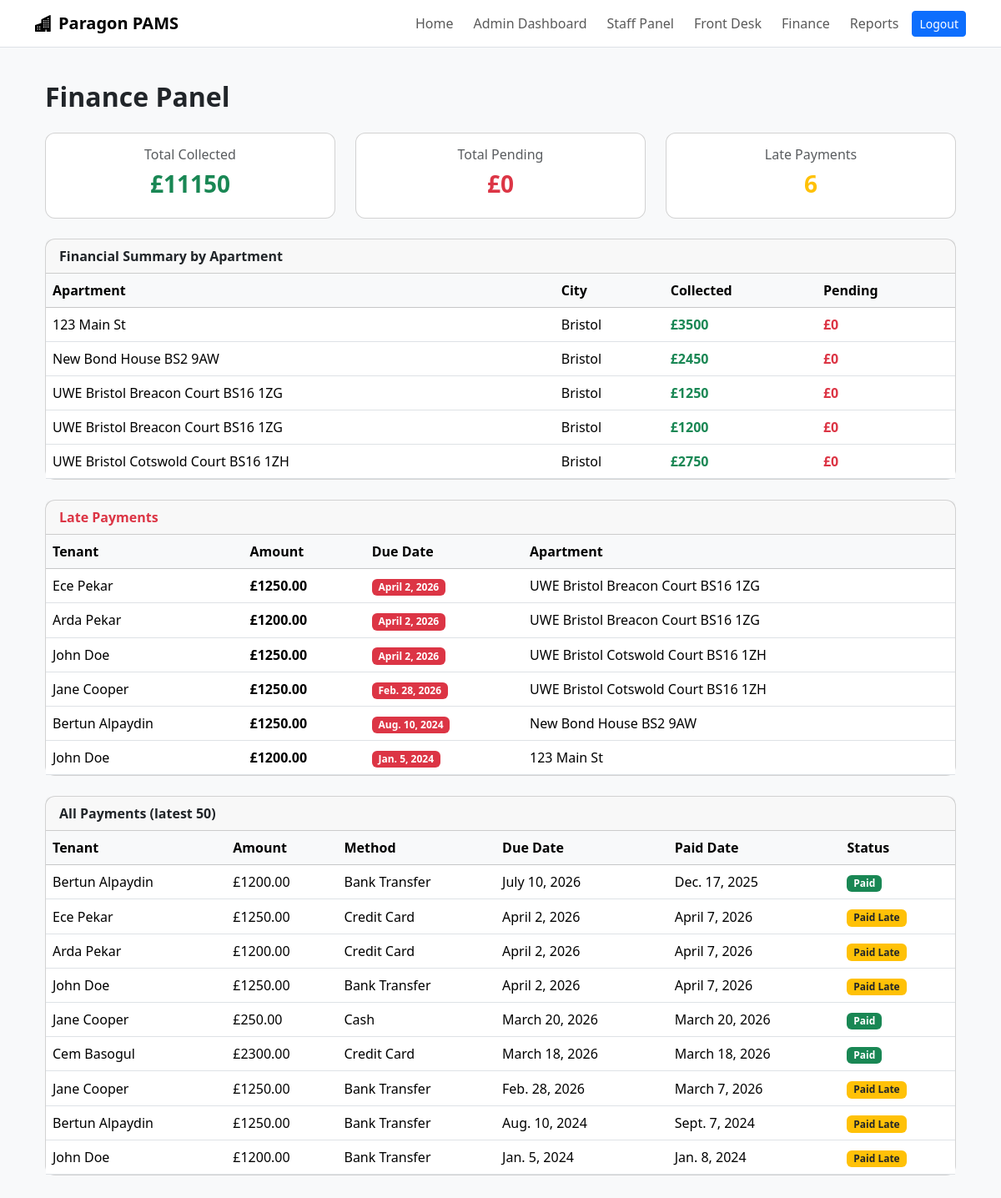
Screenshot of /finance/ (signed in) with the database file from the repository.
### core/models.py (models this page shows, shortened)
class Apartment(models.Model):
    address = models.CharField(max_length=255)
    city = models.ForeignKey(City, on_delete=models.CASCADE)
    bedrooms = models.IntegerField()
    bathrooms = models.DecimalField(max_digits=3, decimal_places=1)
    rent = models.DecimalField(max_digits=10, decimal_places=2)
    available = models.BooleanField(default=True)

class City(models.Model):
    name = models.CharField(max_length=100)
    state = models.CharField(max_length=100, blank=True)
    country = models.CharField(max_length=100, default='UK')
    zipcode = models.CharField(max_length=10, blank=True)

class Payment(models.Model):
    tenant = models.ForeignKey(Tenant, on_delete=models.CASCADE)
    lease = models.ForeignKey(Lease, on_delete=models.CASCADE)
    amount = models.DecimalField(max_digits=10, decimal_places=2)
    due_date = models.DateField()
    paid_date = models.DateField(null=True, blank=True)
    METHOD_CHOICES = [
        ('cash', 'Cash'),
        ('check', 'Check'),
        ('credit_card', 'Credit Card'),
        ('bank_transfer', 'Bank Transfer'),
    ]
    method = models.CharField(max_length=50, choices=METHOD_CHOICES)
    @property
    def is_late(self):
        if self.paid_date and self.paid_date > self.due_date:
            return True
        if not self.paid_date and timezone.now().date() > self.due_date:
            return True
        return False

class Tenant(models.Model):
    user = models.OneToOneField(User, on_delete=models.CASCADE, null=True, blank=True)
    first_name = models.CharField(max_length=100)
    last_name = models.CharField(max_length=100)
    email = models.EmailField(unique=True)
    phone = models.CharField(max_length=15)
    date_of_birth = models.DateField()
    ni_number = models.CharField(max_length=20, blank=True)  # National Insurance

class Lease(models.Model):
    tenant = models.ForeignKey(Tenant, on_delete=models.CASCADE)
    apartment = models.ForeignKey(Apartment, on_delete=models.CASCADE)
    start_date = models.DateField()
    end_date = models.DateField()
    rent_amount = models.DecimalField(max_digits=10, decimal_places=2)
    deposit = models.DecimalField(max_digits=10, decimal_places=2, default=0)
    early_termination_requested = models.BooleanField(default=False)
    early_termination_date = models.DateField(null=True, blank=True)
    early_termination_penalty = models.DecimalField(max_digits=10, decimal_places=2, default=0)

### core/views.py (the view)
# urls.py: path('finance/', views.finance_panel, name='finance_panel'),
@login_required
def finance_panel(request):
    if request.user.role not in ['FINANCE', 'ADMIN', 'MANAGER']:
        return redirect('tenant_dashboard')
    all_payments = Payment.objects.select_related('tenant', 'lease__apartment').order_by('-due_date')
    late_payments = [p for p in all_payments if p.is_late]
    total_collected = all_payments.filter(paid_date__isnull=False).aggregate(total=Sum('amount'))['total'] or 0
    total_pending = all_payments.filter(paid_date__isnull=True).aggregate(total=Sum('amount'))['total'] or 0
    apartments = Apartment.objects.all()
    apt_summary = []
    for apt in apartments:
        collected = Payment.objects.filter(
            lease__apartment=apt, paid_date__isnull=False
        ).aggregate(total=Sum('amount'))['total'] or 0
        pending = Payment.objects.filter(
            lease__apartment=apt, paid_date__isnull=True
        ).aggregate(total=Sum('amount'))['total'] or 0
        apt_summary.append({
            'apartment': apt,
            'collected': collected,
            'pending': pending,
        })
    return render(request, 'admin/finance_panel.html', {
        'all_payments': all_payments[:50],
        'late_payments': late_payments,
        'total_collected': total_collected,
        'total_pending': total_pending,
        'apt_summary': apt_summary,
    })

### core/templates/admin/finance_panel.html (shortened to what this page needs)
{% extends "base.html" %}
{% block content %}
<div class="container py-3">
  <h2 class="fw-bold mb-4">Finance Panel</h2>
  <div class="row g-4 mb-4">
    <div class="col-md-4">
      <div class="card text-center h-100">
        <div class="card-body">
          <h6 class="text-muted">Total Collected</h6>
          <h3 class="fw-bold text-success">£{{ total_collected }}</h3>
        </div>
      </div>
    </div>
    <div class="col-md-4">
      <div class="card text-center h-100">
        <div class="card-body">
          <h6 class="text-muted">Total Pending</h6>
          <h3 class="fw-bold text-danger">£{{ total_pending }}</h3>
        </div>
      </div>
    </div>
    <div class="col-md-4">
      <div class="card text-center h-100">
        <div class="card-body">
          <h6 class="text-muted">Late Payments</h6>
          <h3 class="fw-bold text-warning">{{ late_payments|length }}</h3>
        </div>
      </div>
    </div>
  </div>
  <div class="card mb-4">
    <div class="card-header fw-semibold">Financial Summary by Apartment</div>
    <div class="table-responsive">
      <table class="table table-hover align-middle mb-0">
        <thead class="table-light">
          <tr><th>Apartment</th><th>City</th><th>Collected</th><th>Pending</th></tr>
        </thead>
        <tbody>
          {% for row in apt_summary %}
          <tr>
            <td>{{ row.apartment.address }}</td>
            <td>{{ row.apartment.city.name }}</td>
            <td class="text-success fw-semibold">£{{ row.collected }}</td>
            <td class="text-danger fw-semibold">£{{ row.pending }}</td>
          </tr>
          {% empty %}
          <tr><td colspan="4" class="text-center text-muted p-3">No data.</td></tr>
          {% endfor %}
        </tbody>
      </table>
    </div>
  </div>
  {% if late_payments %}
  <div class="card mb-4">
    <div class="card-header fw-semibold text-danger">Late Payments</div>
    <div class="table-responsive">
      <table class="table table-hover align-middle mb-0">
        <thead class="table-light">
          <tr><th>Tenant</th><th>Amount</th><th>Due Date</th><th>Apartment</th></tr>
        </thead>
        <tbody>
          {% for payment in late_payments %}
          <tr>
            <td>{{ payment.tenant.first_name }} {{ payment.tenant.last_name }}</td>
            <td class="fw-semibold">£{{ payment.amount }}</td>
            <td><span class="badge bg-danger">{{ payment.due_date }}</span></td>
            <td>{{ payment.lease.apartment.address }}</td>
          </tr>
          {% endfor %}
        </tbody>
      </table>
    </div>
  </div>
  {% endif %}
  <div class="card">
    <div class="card-header fw-semibold">All Payments (latest 50)</div>
    <div class="table-responsive">
      <table class="table table-hover align-middle mb-0">
        <thead class="table-light">
          <tr><th>Tenant</th><th>Amount</th><th>Method</th><th>Due Date</th><th>Paid Date</th><th>Status</th></tr>
        </thead>
        <tbody>
          {% for payment in all_payments %}
          <tr>
            <td>{{ payment.tenant.first_name }} {{ payment.tenant.last_name }}</td>
            <td>£{{ payment.amount }}</td>
            <td>{{ payment.get_method_display }}</td>
            <td>{{ payment.due_date }}</td>
            <td>{{ payment.paid_date|default:"—" }}</td>
            <td>
              {% if payment.paid_date %}
                {% if payment.is_late %}
                  <span class="badge bg-warning text-dark">Paid Late</span>
                {% else %}
                  <span class="badge bg-success">Paid</span>
                {% endif %}
              {% else %}
                <span class="badge bg-danger">Unpaid</span>
              {% endif %}
            </td>
          </tr>
          {% empty %}
          <tr><td colspan="6" class="text-center text-muted p-3">No payments.</td></tr>
          {% endfor %}
        </tbody>
      </table>
    </div>
  </div>
</div>
{% endblock %}

### core/templates/base.html (style rules this page uses)
body { background-color: #f8f9fa; }
.card { border-radius: 12px; }

### rows the page displays
Apartment: apartment.address "123 Main St", apartment.city.name "Bristol", collected "3500", pending "0"
Apartment: apartment.address "New Bond House BS2 9AW", apartment.city.name "Bristol", collected "2450", pending "0"
Apartment: apartment.address "UWE Bristol Breacon Court BS16 1ZG", apartment.city.name "Bristol", collected "1250", pending "0"
Apartment: apartment.address "UWE Bristol Breacon Court BS16 1ZG", apartment.city.name "Bristol", collected "1200", pending "0"
Apartment: apartment.address "UWE Bristol Cotswold Court BS16 1ZH", apartment.city.name "Bristol", collected "2750", pending "0"
Payment: tenant.first_name "Ece", tenant.last_name "Pekar", amount "1250.00", due_date "April 2, 2026", lease.apartment.address "UWE Bristol Breacon Court BS16 1ZG", method "Credit Card", paid_date "April 7, 2026", shows "Paid Late"
Payment: tenant.first_name "Arda", tenant.last_name "Pekar", amount "1200.00", due_date "April 2, 2026", lease.apartment.address "UWE Bristol Breacon Court BS16 1ZG", method "Credit Card", paid_date "April 7, 2026", shows "Paid Late"
Payment: tenant.first_name "John", tenant.last_name "Doe", amount "1250.00", due_date "April 2, 2026", lease.apartment.address "UWE Bristol Cotswold Court BS16 1ZH", method "Bank Transfer", paid_date "April 7, 2026", shows "Paid Late"
Payment: tenant.first_name "Jane", tenant.last_name "Cooper", amount "1250.00", due_date "Feb. 28, 2026", lease.apartment.address "UWE Bristol Cotswold Court BS16 1ZH", method "Bank Transfer", paid_date "March 7, 2026", shows "Paid Late"
Payment: tenant.first_name "Bertun", tenant.last_name "Alpaydin", amount "1250.00", due_date "Aug. 10, 2024", lease.apartment.address "New Bond House BS2 9AW", method "Bank Transfer", paid_date "Sept. 7, 2024", shows "Paid Late"
Payment: tenant.first_name "John", tenant.last_name "Doe", amount "1200.00", due_date "Jan. 5, 2024", lease.apartment.address "123 Main St", method "Bank Transfer", paid_date "Jan. 8, 2024", shows "Paid Late"
Payment: tenant.first_name "Bertun", tenant.last_name "Alpaydin", amount "1200.00", method "Bank Transfer", due_date "July 10, 2026", paid_date "Dec. 17, 2025", shows "Paid"
Payment: tenant.first_name "Jane", tenant.last_name "Cooper", amount "250.00", method "Cash", due_date "March 20, 2026", paid_date "March 20, 2026", shows "Paid"
Payment: tenant.first_name "Cem", tenant.last_name "Basogul", amount "2300.00", method "Credit Card", due_date "March 18, 2026", paid_date "March 18, 2026", shows "Paid"

### other values shown
{{ total_collected }} "11150"
{{ total_pending }} "0"
{{ late_payments|length }} "6"
